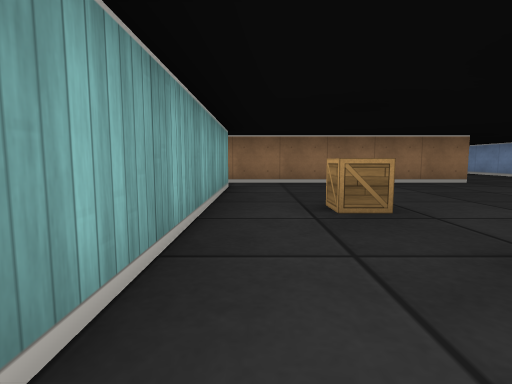
View 1 (above)

24 first-person views from a walk through a cub3D ray-caster map. The camera is about half as high as the walls, tilts 6° down and sees 80° across. The floor is counted in squares. Each view is taken from the middle of a square. On the plan, view 1 faces up. The plan holds only what a view shows up to about 9 squares ahead; the rest is blank.

View 2
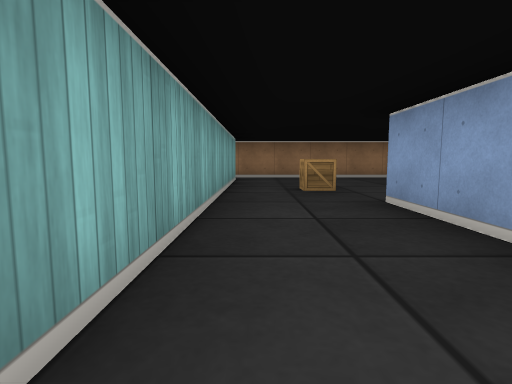

View 3
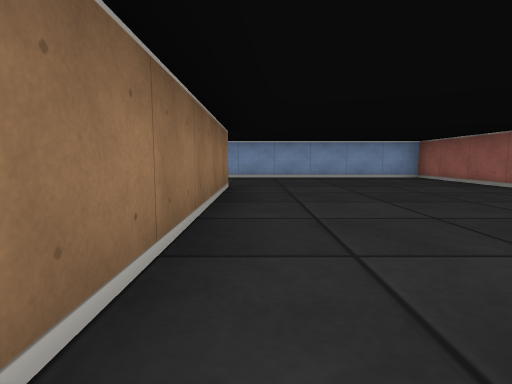

View 4
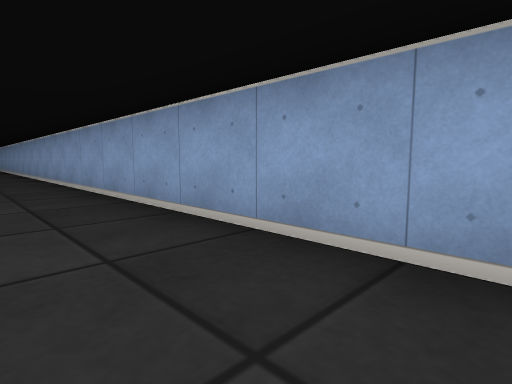

View 5
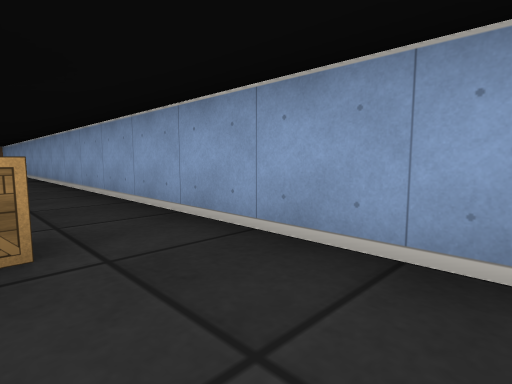

View 6
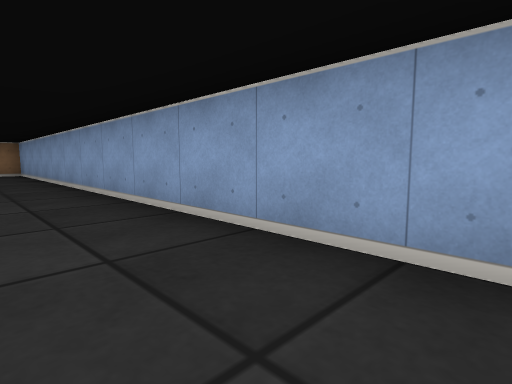

View 7
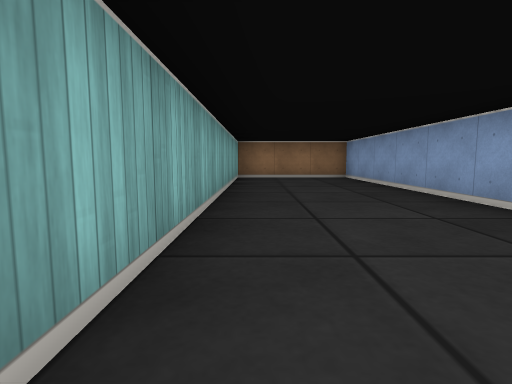

View 8
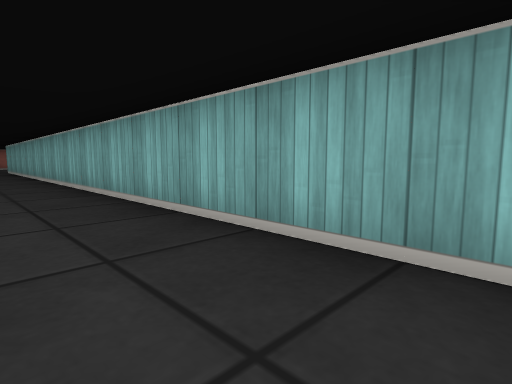

View 9
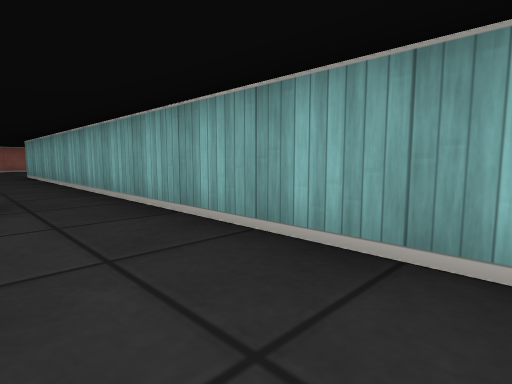

View 10
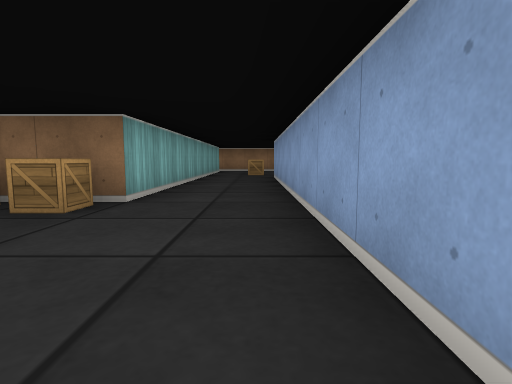

View 11
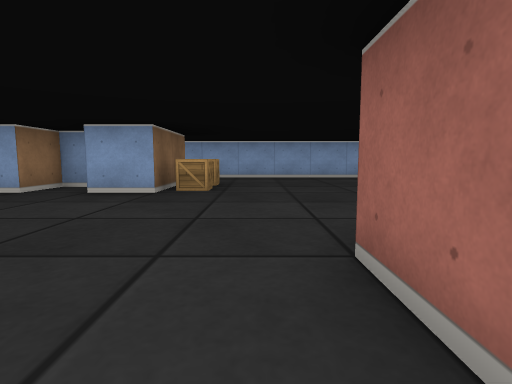

View 12
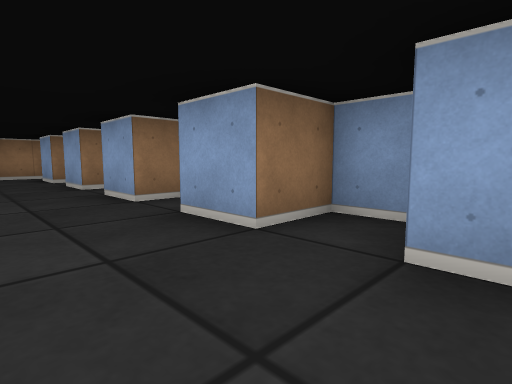

View 13
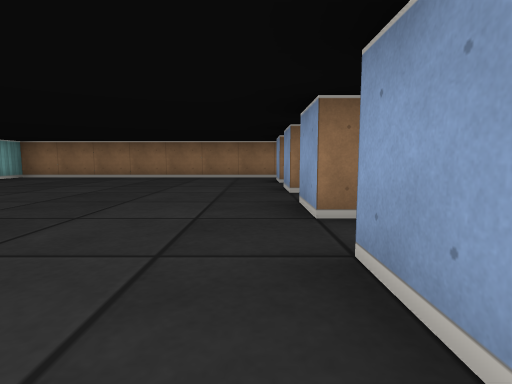

View 14
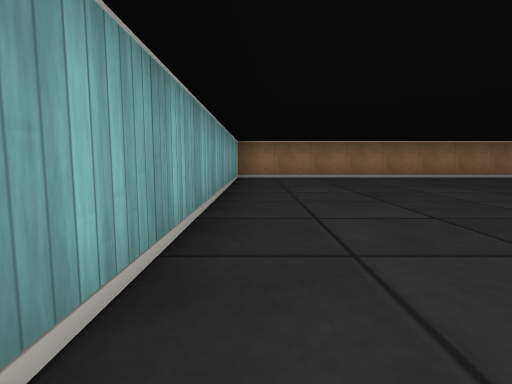

View 15
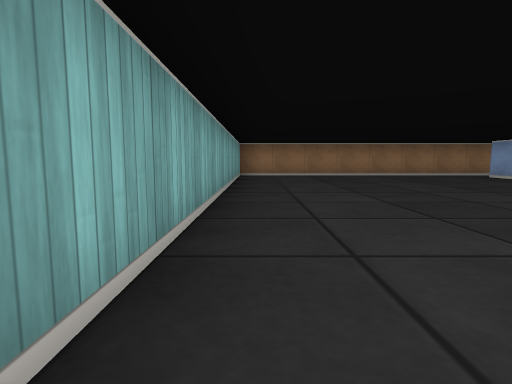

View 16
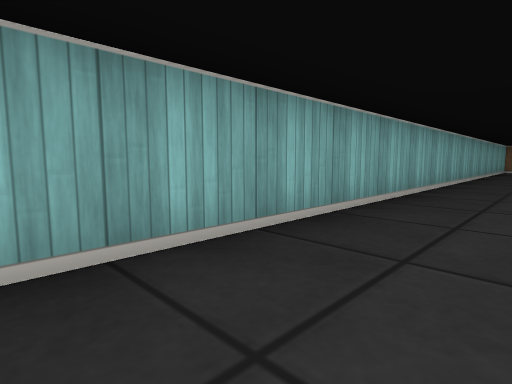

View 17
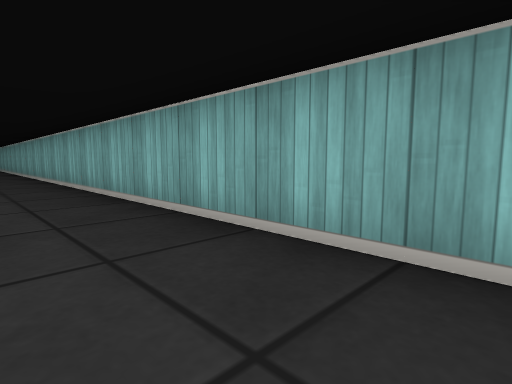

View 18
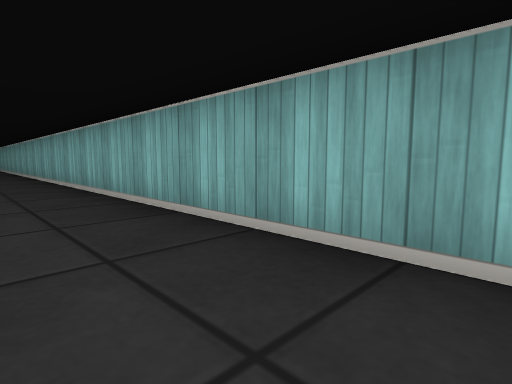

View 19
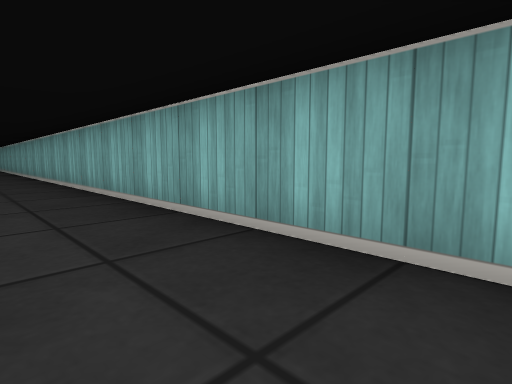

View 20
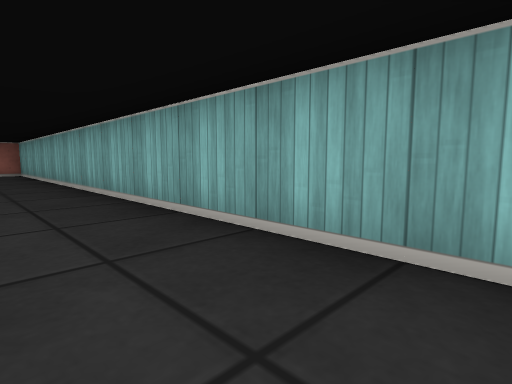

View 21
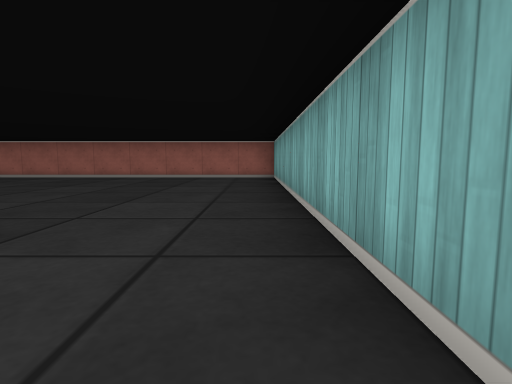

View 22
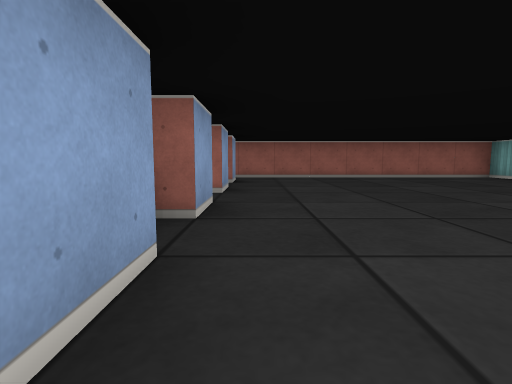

View 23
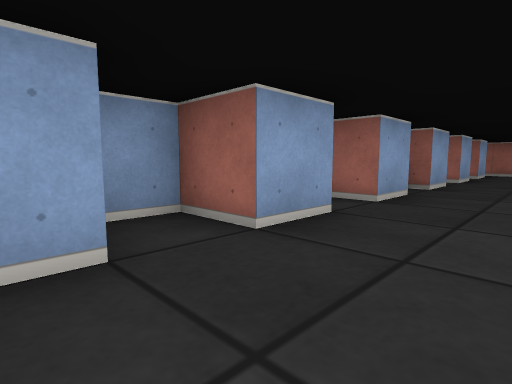

View 24
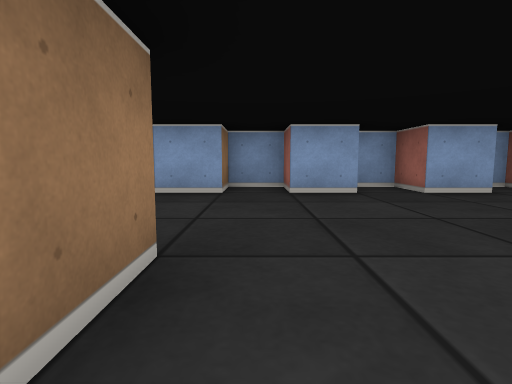

### Floor plan
Points are (right, up) in squares from view 1. A wall is a line through its corners. A room is listed if a view was taken in it or the views show most of it. See-through windows are left out.
Room 1 (views 1, 2, 3, 4, 5, 6, 7, 8, 9)
walls: (-0.5, 5.5) (-0.5, -3.5); (4.2, 1.5) (7.5, 1.5) (7.5, 26.5) (4.5, 26.5) (4.5, 6.5) (-2.5, 6.5); (1.5, -4.4) (1.5, 1.5)
ways out: opening at (-1.5, 6) to room 2; opening at (0.5, -3.5) to room 2
objects: crate (1, 3); crate (6, 13)
Room 2 (views 10, 11, 12, 13, 14, 15, 16, 17, 18, 19, 20, 21, 22, 23, 24)
walls: (-5.5, -19.5) (-6.5, -19.5); (-6.5, -5.5) (-5.5, -5.5); (1.5, -7.9) (1.5, -4.4); (-2.5, -21.6) (-2.5, -20.5) (-1.5, -20.5) (-1.5, -19.5) (-2.5, -19.5) (-2.5, -18.5); (-0.5, -3.5) (-2.5, -3.5) (-2.5, -2.5); (-2.5, -23.6) (-2.5, -22.5) (-1.5, -22.5) (-1.5, -21.8); (-1.5, -2.2) (-1.5, -1.5) (-2.5, -1.5) (-2.5, -0.5); (-2.5, -25.5) (-2.5, -24.5) (-1.5, -24.5); (-1.9, 0.5) (-2.5, 0.5) (-2.5, 1.5); (-2.5, -27.5) (-2.5, -26.5); (-2.5, 2.5) (-2.5, 3.5); (-2.5, -29.5) (-2.5, -28.5); (-2.5, 4.5) (-2.5, 5.5); (-2.5, -31.5) (-2.5, -30.5); (-2.5, 6.5) (-9.5, 6.5) (-9.5, -32.5) (-1.9, -32.5)
ways out: opening at (-1.5, 6) to room 1; opening at (0.5, -3.5) to room 1
objects: crate (-2, -4); crate (-1, -4)

Where each view was taken, in squares from view 1:
view 1: 0 up, 0 right, facing up
view 2: 2 down, 0 right, facing up
view 3: 6 up, 1 left, facing right
view 4: 5 up, 6 right, facing up-right
view 5: 11 up, 6 right, facing up-right
view 6: 15 up, 6 right, facing up-right
view 7: 18 up, 5 right, facing up
view 8: 21 up, 6 right, facing down-left
view 9: 17 up, 6 right, facing down-left
view 10: 7 down, 1 right, facing up
view 11: 5 down, 7 left, facing right
view 12: 3 down, 4 left, facing up-right
view 13: 2 down, 3 left, facing up
view 14: 2 down, 9 left, facing up
view 15: 3 down, 9 left, facing up
view 16: 8 down, 8 left, facing up-left
view 17: 6 down, 8 left, facing down-left
view 18: 11 down, 8 left, facing down-left
view 19: 15 down, 8 left, facing down-left
view 20: 21 down, 8 left, facing down-left
view 21: 24 down, 9 left, facing down
view 22: 24 down, 3 left, facing down
view 23: 21 down, 4 left, facing down-right
view 24: 20 down, 7 left, facing right
